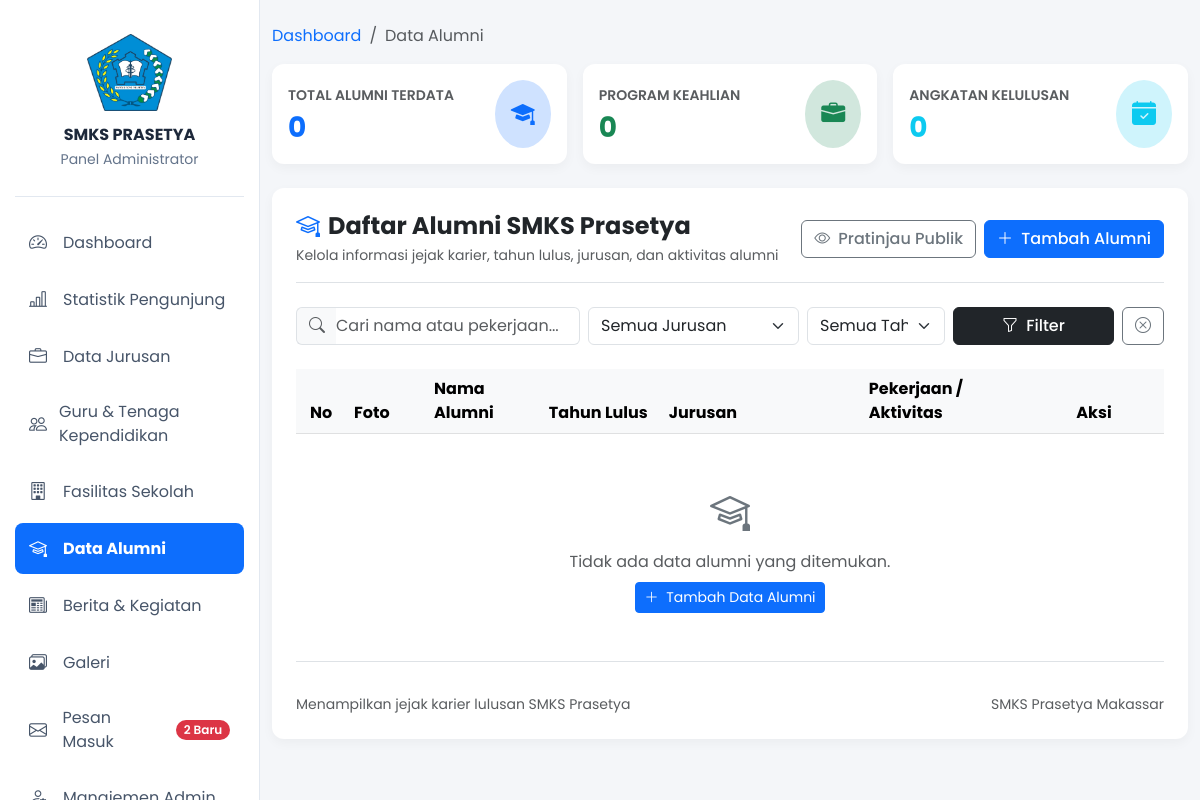
Before: /admin/alumni/index.php?jurusan=Teknik Komputer dan Jaringan (TKJ) (signed in) with the older database file.
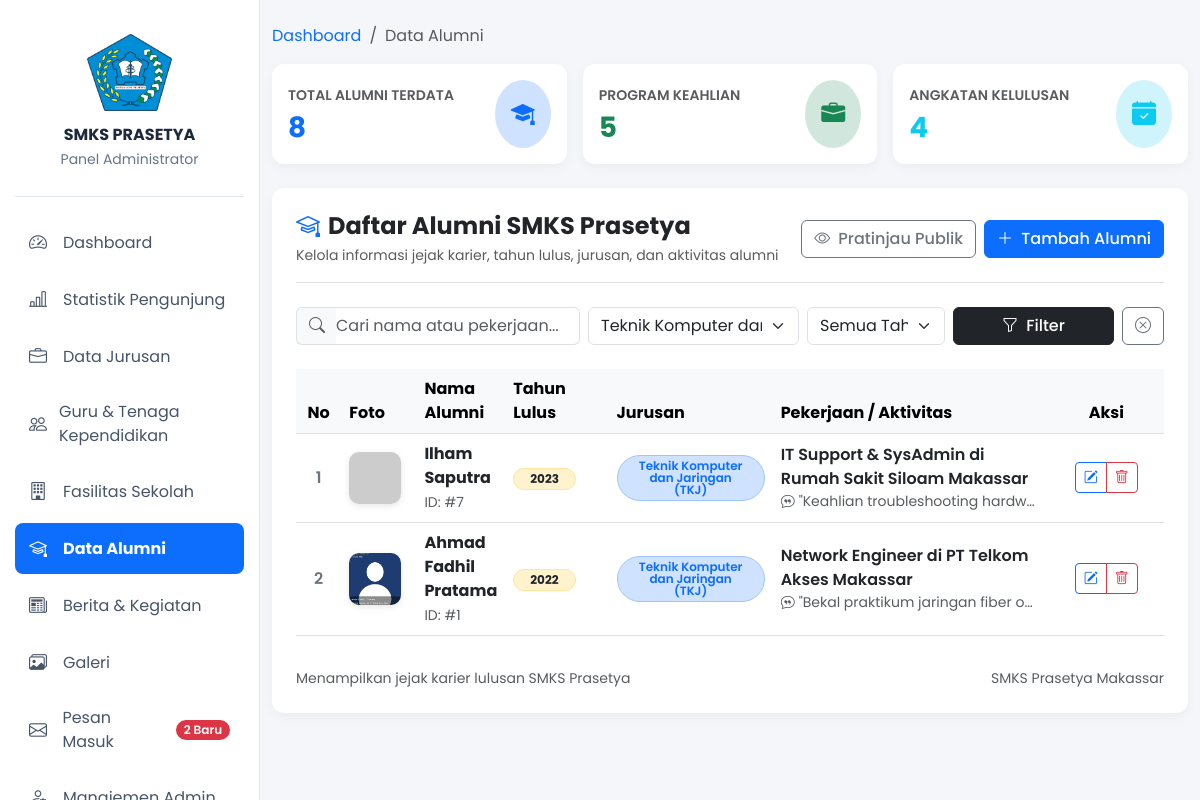
After: the same page with the newer database file.
### tables this page shows
CREATE TABLE `alumni` (
  `id` INT AUTO_INCREMENT PRIMARY KEY,
  `nama` VARCHAR(150) NOT NULL,
  `tahun_lulus` VARCHAR(10) NOT NULL,
  `jurusan` VARCHAR(100) NOT NULL,
  `pekerjaan` VARCHAR(255) NOT NULL,
  `aktivitas` VARCHAR(255) DEFAULT NULL,
  `testimoni` TEXT DEFAULT NULL,
  `foto` VARCHAR(255) DEFAULT NULL
);

### admin/alumni/index.php (the view, shortened to what the changed rows need)
<?php
require_once __DIR__ . '/../../config/koneksi.php';
$cols_res = mysqli_query($conn, "SHOW COLUMNS FROM alumni");
$alumni_cols = [];
while ($c = mysqli_fetch_assoc($cols_res)) {
    $alumni_cols[] = $c['Field'];
}
$col_pekerjaan = in_array('pekerjaan', $alumni_cols) ? 'pekerjaan' : 'aktivitas';
$col_jurusan   = in_array('jurusan', $alumni_cols) ? 'jurusan' : 'nama_jurusan';
$col_tahun     = in_array('tahun_lulus', $alumni_cols) ? 'tahun_lulus' : 'tahun';
$has_testimoni = in_array('testimoni', $alumni_cols);
$keyword        = isset($_GET['q']) ? trim($_GET['q']) : '';
$jurusan_filter = isset($_GET['jurusan']) ? trim($_GET['jurusan']) : '';
$tahun_filter   = isset($_GET['tahun']) ? trim($_GET['tahun']) : '';
$select_fields = "id, nama, $col_tahun AS tahun_lulus, $col_jurusan AS jurusan, $col_pekerjaan AS pekerjaan, foto" . ($has_testimoni ? ", testimoni" : "");
if ($keyword !== '' && $jurusan_filter !== '' && $tahun_filter !== '') {
    $param_kw = "%$keyword%";
    $stmt = mysqli_prepare($conn, "SELECT $select_fields FROM alumni WHERE (nama LIKE ? OR $col_pekerjaan LIKE ?) AND $col_jurusan = ? AND $col_tahun = ? ORDER BY id DESC");
    mysqli_stmt_bind_param($stmt, "ssss", $param_kw, $param_kw, $jurusan_filter, $tahun_filter);
} elseif ($keyword !== '' && $jurusan_filter !== '') {
    $param_kw = "%$keyword%";
    $stmt = mysqli_prepare($conn, "SELECT $select_fields FROM alumni WHERE (nama LIKE ? OR $col_pekerjaan LIKE ?) AND $col_jurusan = ? ORDER BY id DESC");
    mysqli_stmt_bind_param($stmt, "sss", $param_kw, $param_kw, $jurusan_filter);
} elseif ($keyword !== '' && $tahun_filter !== '') {
    $param_kw = "%$keyword%";
    $stmt = mysqli_prepare($conn, "SELECT $select_fields FROM alumni WHERE (nama LIKE ? OR $col_pekerjaan LIKE ?) AND $col_tahun = ? ORDER BY id DESC");
    mysqli_stmt_bind_param($stmt, "sss", $param_kw, $param_kw, $tahun_filter);
} elseif ($jurusan_filter !== '' && $tahun_filter !== '') {
    $stmt = mysqli_prepare($conn, "SELECT $select_fields FROM alumni WHERE $col_jurusan = ? AND $col_tahun = ? ORDER BY id DESC");
    mysqli_stmt_bind_param($stmt, "ss", $jurusan_filter, $tahun_filter);
} elseif ($keyword !== '') {
    $param_kw = "%$keyword%";
    $stmt = mysqli_prepare($conn, "SELECT $select_fields FROM alumni WHERE nama LIKE ? OR $col_pekerjaan LIKE ? OR $col_jurusan LIKE ? ORDER BY id DESC");
    mysqli_stmt_bind_param($stmt, "sss", $param_kw, $param_kw, $param_kw);
} elseif ($jurusan_filter !== '') {
    $stmt = mysqli_prepare($conn, "SELECT $select_fields FROM alumni WHERE $col_jurusan = ? ORDER BY id DESC");
    mysqli_stmt_bind_param($stmt, "s", $jurusan_filter);
} elseif ($tahun_filter !== '') {
    $stmt = mysqli_prepare($conn, "SELECT $select_fields FROM alumni WHERE $col_tahun = ? ORDER BY id DESC");
    mysqli_stmt_bind_param($stmt, "s", $tahun_filter);
} else {
    $stmt = mysqli_prepare($conn, "SELECT $select_fields FROM alumni ORDER BY id DESC");
}
mysqli_stmt_execute($stmt);
$result = mysqli_stmt_get_result($stmt);
$stmt_stat = mysqli_prepare($conn, "SELECT
    COUNT(*) as total_semua,
    COUNT(DISTINCT $col_jurusan) as total_jurusan,
    COUNT(DISTINCT $col_tahun) as total_angkatan
    FROM alumni");
mysqli_stmt_execute($stmt_stat);
$stat = mysqli_fetch_assoc(mysqli_stmt_get_result($stmt_stat));
$total_semua    = (int)($stat['total_semua'] ?? 0);
$total_jurusan  = (int)($stat['total_jurusan'] ?? 0);
$total_angkatan = (int)($stat['total_angkatan'] ?? 0);
$list_jurusan = [];
$res_j = mysqli_query($conn, "SELECT DISTINCT $col_jurusan AS j FROM alumni WHERE $col_jurusan IS NOT NULL ORDER BY $col_jurusan ASC");
if ($res_j) {
    while ($rj = mysqli_fetch_assoc($res_j)) {
        $list_jurusan[] = $rj['j'];
    }
}
?>
<!DOCTYPE html>
<html lang="id">
<head>
    <link href="https://cdn.jsdelivr.net/npm/bootstrap@5.3.0/dist/css/bootstrap.min.css" rel="stylesheet">
    <link rel="stylesheet" href="https://cdn.jsdelivr.net/npm/bootstrap-icons@1.11.1/font/bootstrap-icons.css">
</head>
<body>
    <?php include __DIR__ . '/../navbar.php'; ?>
    <div class="container my-4">
        <div class="row g-3 mb-4">
            <div class="col-sm-4">
                <div class="card card-custom bg-white p-3 d-flex flex-row align-items-center justify-content-between h-100">
                    <div>
                        <span class="text-muted small fw-semibold text-uppercase">Total Alumni Terdata</span>
                        <h3 class="fw-bold mb-0 text-primary mt-1"><?= $total_semua; ?></h3>
                    </div>
                </div>
            </div>
            <div class="col-sm-4">
                <div class="card card-custom bg-white p-3 d-flex flex-row align-items-center justify-content-between h-100">
                    <div>
                        <span class="text-muted small fw-semibold text-uppercase">Program Keahlian</span>
                        <h3 class="fw-bold mb-0 text-success mt-1"><?= $total_jurusan; ?></h3>
                    </div>
                </div>
            </div>
            <div class="col-sm-4">
                <div class="card card-custom bg-white p-3 d-flex flex-row align-items-center justify-content-between h-100">
                    <div>
                        <span class="text-muted small fw-semibold text-uppercase">Angkatan Kelulusan</span>
                        <h3 class="fw-bold mb-0 text-info mt-1"><?= $total_angkatan; ?></h3>
                    </div>
                </div>
            </div>
        </div>
        <div class="card card-custom bg-white p-4">
            <form action="index.php" method="GET" class="row g-2 mb-4 align-items-center">
                <div class="col-md-3">
                    <select name="jurusan" class="form-select">
                        <option value="">Semua Jurusan</option>
                        <?php foreach ($list_jurusan as $j_opt) : ?>
                            <option value="<?= htmlspecialchars($j_opt); ?>" <?= ($jurusan_filter === $j_opt) ? 'selected' : ''; ?>>
                                <?= htmlspecialchars($j_opt); ?>
                            </option>
                        <?php endforeach; ?>
                    </select>
                </div>
            </form>
            <div class="table-responsive">
                <table class="table table-hover align-middle">
                    <thead class="table-light">
                        <tr>
                            <th class="text-center" style="width: 50px;">No</th>
                            <th style="width: 80px;">Foto</th>
                            <th>Nama Alumni</th>
                            <th style="width: 120px;">Tahun Lulus</th>
                            <th style="width: 200px;">Jurusan</th>
                            <th>Pekerjaan / Aktivitas</th>
                            <th class="text-center" style="width: 140px;">Aksi</th>
                        </tr>
                    </thead>
                    <tbody>
                        <?php
                        $no = 1;
                        if ($result && mysqli_num_rows($result) > 0) :
                            while ($row = mysqli_fetch_assoc($result)) :
                                $foto_path = "../../assets/uploads/" . ($row['foto'] ?? '');
                                $foto_src = (!empty($row['foto']) && file_exists($foto_path))
                                    ? $foto_path
                                    : "https://placehold.co/100x100?text=" . urlencode(substr($row['nama'], 0, 2));
                        ?>
                            <tr>
                                <td class="text-center fw-semibold text-secondary"><?= $no++; ?></td>
                                <td>
                                    <img src="<?= htmlspecialchars($foto_src); ?>"
                                         alt="<?= htmlspecialchars($row['nama']); ?>"
                                         class="alumni-thumb"
                                         onerror="this.src='https://placehold.co/100x100?text=Foto'">
                                </td>
                                <td>
                                    <span class="fw-bold text-dark d-block"><?= htmlspecialchars($row['nama']); ?></span>
                                    <small class="text-muted">ID: #<?= (int)$row['id']; ?></small>
                                </td>
                                <td>
                                    <span class="badge bg-warning-subtle text-dark border border-warning-subtle rounded-pill px-3 py-1 fw-bold">
                                        <?= htmlspecialchars($row['tahun_lulus']); ?>
                                    </span>
                                </td>
                                <td>
                                    <span class="badge bg-primary-subtle text-primary border border-primary-subtle rounded-pill px-3 py-1 fw-semibold text-wrap">
                                        <?= htmlspecialchars($row['jurusan']); ?>
                                    </span>
                                </td>
                                <td>
                                    <span class="fw-semibold text-dark d-block"><?= htmlspecialchars($row['pekerjaan']); ?></span>
                                    <?php if (!empty($row['testimoni'])) : ?>
                                        <small class="text-muted text-truncate d-block" style="max-width: 260px;" title="<?= htmlspecialchars($row['testimoni']); ?>">
                                            <i class="bi bi-chat-quote me-1"></i>"<?= htmlspecialchars($row['testimoni']); ?>"
                                        </small>
                                    <?php endif; ?>
                                </td>
                                <td class="text-center">
                                    <div class="btn-group" role="group">
                                        <a href="edit.php?id=<?= (int)$row['id']; ?>" class="btn btn-sm btn-outline-primary" title="Edit Alumni">
                                            <i class="bi bi-pencil-square"></i>
                                        </a>
                                        <a href="hapus.php?id=<?= (int)$row['id']; ?>"
                                           class="btn btn-sm btn-outline-danger"
                                           onclick="return confirm('Apakah Anda yakin ingin menghapus data alumni <?= htmlspecialchars(addslashes($row['nama'])); ?>? Foto terkait akan ikut dihapus.');"
                                           title="Hapus Alumni">
                                            <i class="bi bi-trash"></i>
                                        </a>
                                    </div>
                                </td>
                            </tr>
                        <?php
                            endwhile;
                        else :
                        ?>
                            <tr>
                                <td colspan="7" class="text-center py-5 text-muted">
                                    <i class="bi bi-mortarboard fs-1 text-secondary d-block mb-2"></i>
                                    <p class="mb-2">Tidak ada data alumni yang ditemukan.</p>
                                    <a href="tambah.php" class="btn btn-sm btn-primary">
                                        <i class="bi bi-plus-lg me-1"></i> Tambah Data Alumni
                                    </a>
                                </td>
                            </tr>
                        <?php endif; ?>
                    </tbody>
                </table>
            </div>
        </div>
    </div>
</body>
</html>

Changed rows visible on the page:
added alumni: nama "Ilham Saputra", id "7", tahun_lulus "2023", jurusan "Teknik Komputer dan Jaringan (TKJ)", pekerjaan "IT Support & SysAdmin di Rumah Sakit Siloam Makassar", testimoni "Keahlian troubleshooting hardw…"
added alumni: foto (picture), nama "Ahmad Fadhil Pratama", id "1", tahun_lulus "2022", jurusan "Teknik Komputer dan Jaringan (TKJ)", pekerjaan "Network Engineer di PT Telkom Akses Makassar", testimoni "Bekal praktikum jaringan fiber o…"
Other visible differences:
$total_semua: "0" → "8"
$total_jurusan: "0" → "5"
$total_angkatan: "0" → "4"
form field jurusan: "Semua Jurusan" → "Teknik Komputer dan Jaringan (TKJ)"
text no longer shown: "Tidak ada data alumni yang ditemukan. Tambah Data Alumni"
